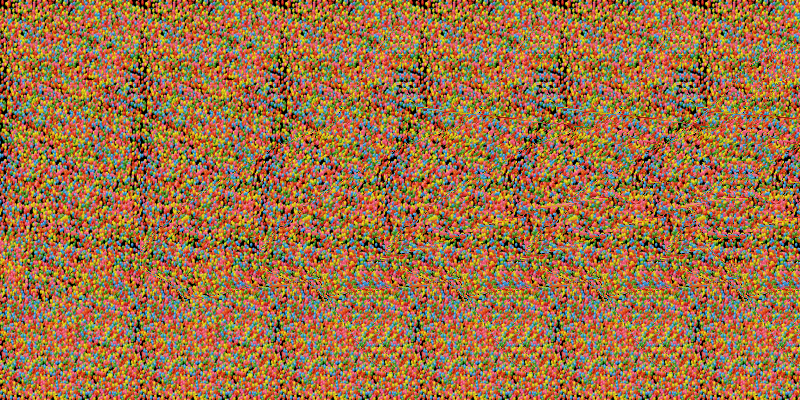
#> input picture d.png, 800 x 400 px, found by its file name
$ python d_period.py
#> lines starting #> are read from the running program, lines starting #| are printed output that depends on the picture
from PIL import Image
n=1
def get_key(d, value):
    for k, v in d.items():
        if v == value:
            return k

im = Image.open("/home/anyka/Project/d.png")
#> im is the input picture: PIL image 800x400 RGB; mean R, G, B 158.9, 113.5, 70.3
pix = im.load()
num_common_pixels = dict()
for period in range(85,150):
    matches=0
    for i in range(800):
        for j in range(400):
          if i+period>799:
             break
          else:
             if pix[i,j]==pix[i+period,j]:
                matches+=1
    num_common_pixels[period]=matches

for period in range(85,150):
   if num_common_pixels[period]>n:
      n=num_common_pixels[period]
##h=max(u)
##s=get_key(u, h)
new_period=get_key(num_common_pixels, n)
print('Period:',new_period)
width, height = im.size
#> width = 800; height = 400
img = im.crop((0, 0, new_period, height))
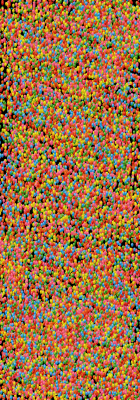
#> img: PIL image 140x400 RGB; mean R, G, B 159, 113.5, 70.2
img.show()
img.save('period.png')
